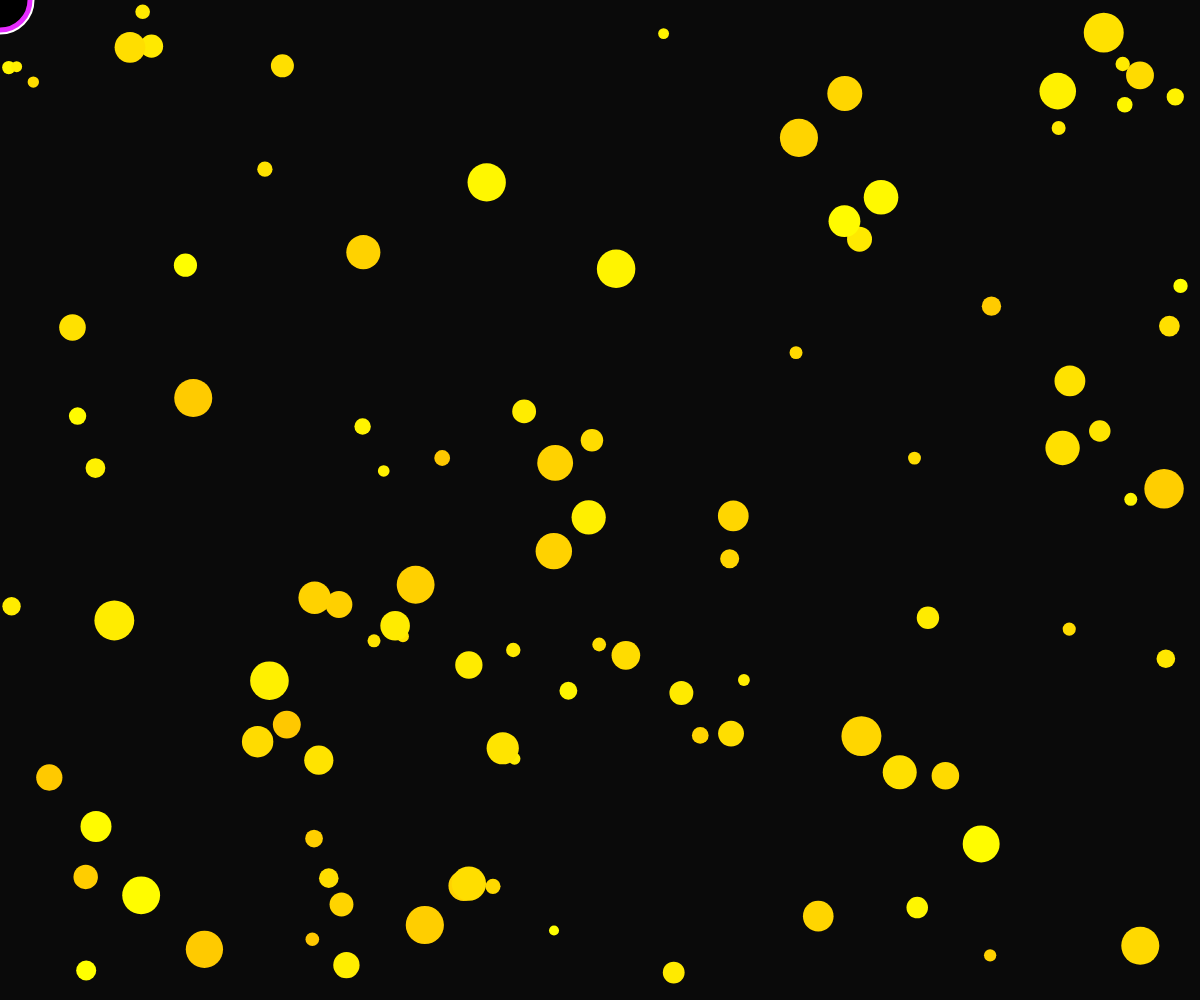
Frame 1 (no input)
Frame 60 (no input): identical to frame 1, image omitted
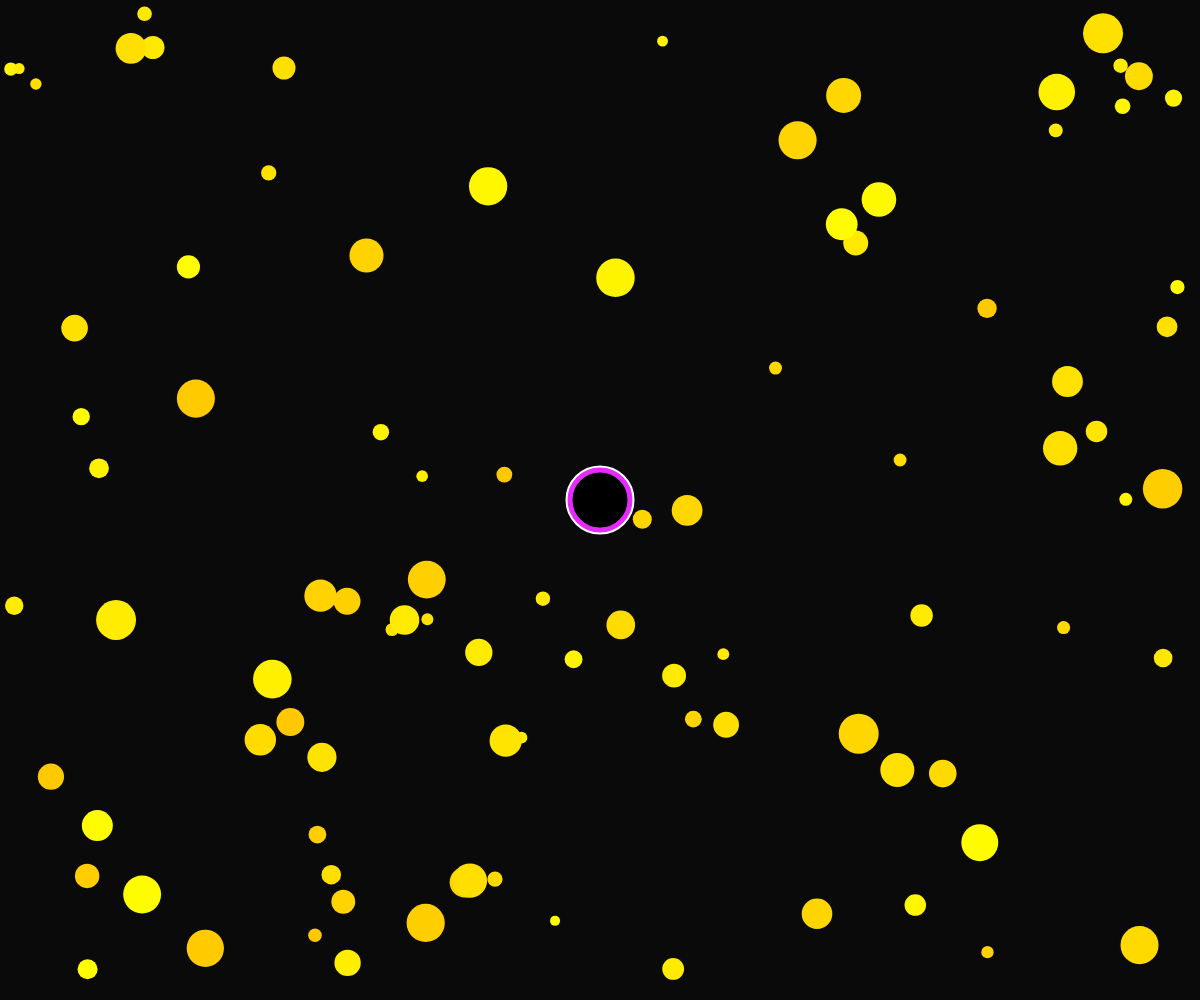
Frame 120 (the mouse pressed at the canvas centre since frame 60)

The p5.js sketch that drew these frames (run headless with seeded random() and noise() and a simulated clock; from frame 60 on, the mouse is pressed at the canvas centre):

// p5.js sketch
// ── sketch.js
var stars = [];
var blackHoleRadius = 30;

function starCreator(n, dmin, dmax) {
  var array = [];
  while (n > 0) {
    var d = random(dmin, dmax);
    var x = random(d, width - d);
    var y = random(d, height - d);
    array.push(new Star(x, y, d));
    n--;
  }
  return array;
}

function setup() {
  createCanvas(windowWidth, windowHeight);

  stars = starCreator(100, 5, 20);
  for (var i = 0; i < stars.length; i++) {
    stars[i].display();
  }

  ellipseMode(RADIUS)

}

function draw() {
  background(10);

  noFill();
  stroke(255);
  strokeWeight(5);
  ellipse(mouseX, mouseY, blackHoleRadius + 2);
  fill(0);
  stroke(230, 43, 255);
  strokeWeight(5);
  ellipse(mouseX, mouseY, blackHoleRadius);

  for (var i = 0; i < stars.length; i++) {
    stars[i].followMouse();
  }
}

function mouseClicked() {
  stars = starCreator(100, 5, 20);
}

function Star(x, y, diameter) {

  this.size = diameter;
  this.x = x;
  this.y = y;

  this.color = [255, random(200, 255), 0];
  this.speed = 0;
  this.isDead = false;

  // Methods
  this.followMouse = function() {
    var yDiff = this.y - mouseY;
    var xDiff = this.x - mouseX;
    var distance = sqrt(pow(yDiff, 2) + pow(xDiff, 2));
    var angle = Math.atan(yDiff / xDiff);
    this.speed = 3000 / this.size * 50 / pow(distance, 2);

    if (mouseX === 0 && mouseY === 0) {
      this.display();
      return;
    }

    if (distance < blackHoleRadius) {
      this.isDead = true;
    }

    if (mouseX > this.x && (mouseY > this.y && angle > 0 || mouseY < this.y && angle < 0)) {
      this.x += this.speed * cos(angle);
      this.y += this.speed * sin(angle);
    } else if (mouseX < this.x && (mouseY > this.y && angle < 0 || mouseY < this.y && angle > 0)) {
      this.x += this.speed * -cos(angle);
      this.y += this.speed * -sin(angle);
    }

    this.display();
  }

  this.display = function() {
    if (this.isDead) {
      return;
    }
    fill(this.color);
    noStroke();
    ellipseMode(RADIUS);
    ellipse(this.x, this.y, this.size);
  }
}
